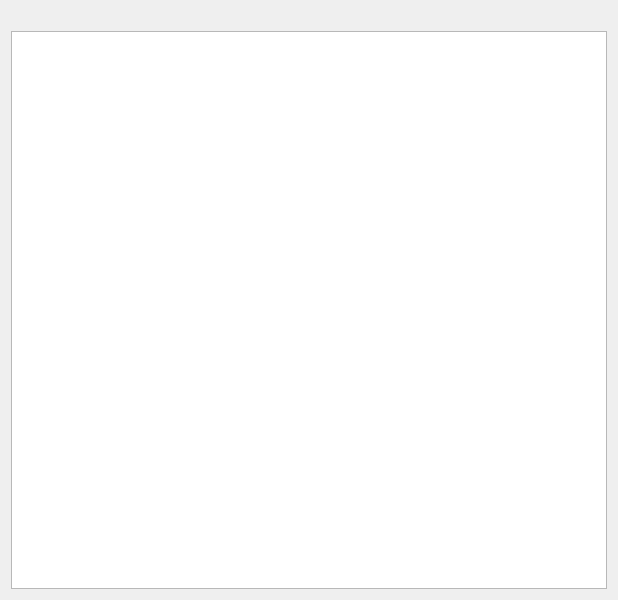
<?xml version="1.0" encoding="UTF-8"?>
<ui version="4.0">
 <class>Form</class>
 <widget class="QWidget" name="Form">
  <property name="geometry">
   <rect>
    <x>0</x>
    <y>0</y>
    <width>618</width>
    <height>600</height>
   </rect>
  </property>
  <property name="windowTitle">
   <string>Form</string>
  </property>
  <layout class="QVBoxLayout" name="verticalLayout">
   <item>
    <layout class="QHBoxLayout" name="layout_menu">
     <item>
      <layout class="QHBoxLayout" name="layout_settings"/>
     </item>
     <item>
      <spacer name="spacer_menu">
       <property name="orientation">
        <enum>Qt::Horizontal</enum>
       </property>
       <property name="sizeHint" stdset="0">
        <size>
         <width>40</width>
         <height>20</height>
        </size>
       </property>
      </spacer>
     </item>
     <item>
      <layout class="QHBoxLayout" name="layou_tools"/>
     </item>
    </layout>
   </item>
   <item>
    <layout class="QHBoxLayout" name="layout_graphics">
     <item>
      <widget class="QGraphicsView" name="graphics_view"/>
     </item>
     <item>
      <layout class="QVBoxLayout" name="layout_graphics_tools"/>
     </item>
    </layout>
   </item>
  </layout>
 </widget>
 <resources/>
 <connections/>
</ui>
